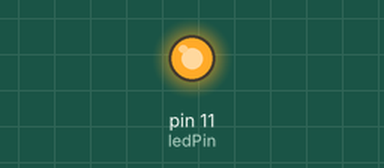
Bench run of a sketch on a simulated Arduino Uno, built with avr-gcc and run on an emulated ATmega328P. Parts: output pins drawn as LEDs (lit = HIGH).

Above: at 1.5 s.
At 3.5 s:
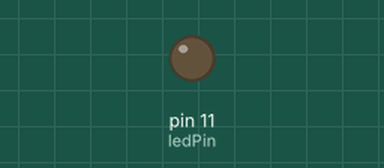
Timing chart, 0 to 5.2 s (numbered marks = the images above):
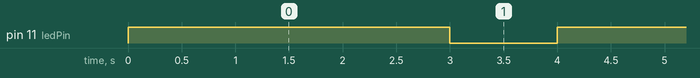

The sketch:

KY-034_7_Color_Flash.ino
```cpp
int ledPin = 11;    // pin to control KY-034

void setup()
{
  pinMode(ledPin, OUTPUT);    // define pin as output
}

void loop()
{
  digitalWrite(ledPin, HIGH); // turn LED on
  delay(3000);                // wait for 3 seconds
  digitalWrite(ledPin, LOW);  // turn LED off
  delay(1000);                // wait for a second
}
```

Measured:
- by itself, pin 11 (ledPin): alternates HIGH for 3.0 s and LOW for 1.0 s
